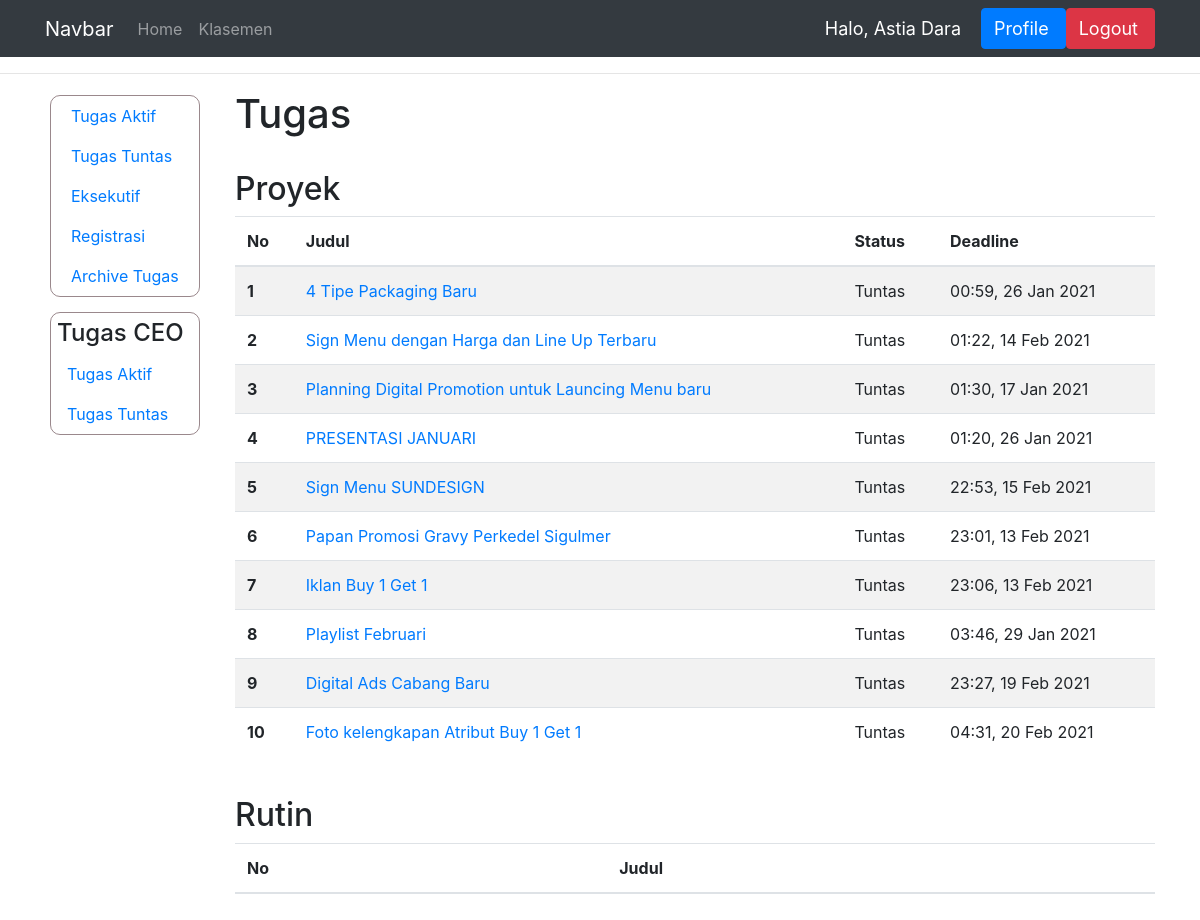
The page /tugas_tuntas_manager/ (signed in) on the database as committed earlier.
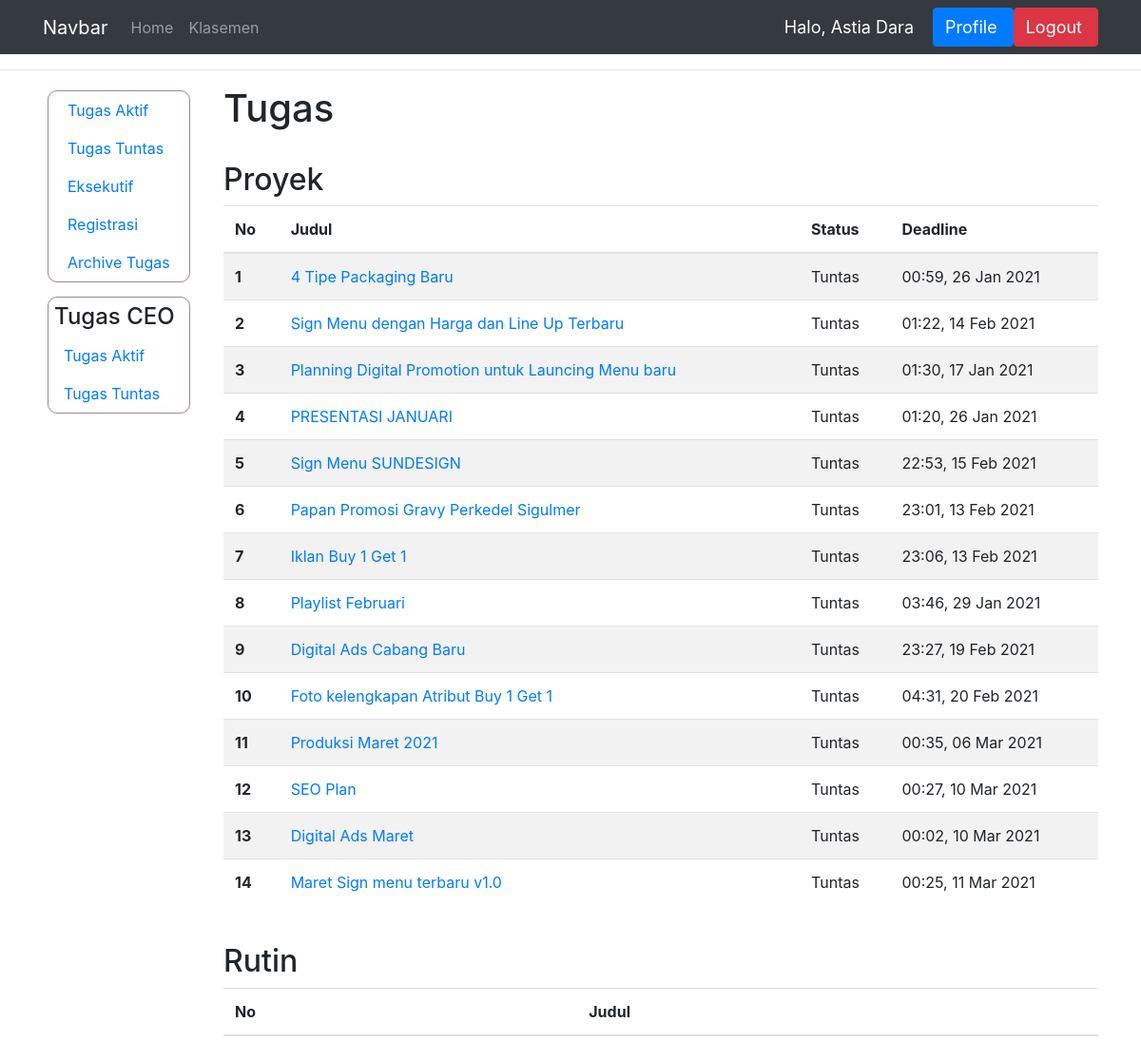
The same page on the database as committed later.
### dashboard/models.py (models this page shows, shortened)
class TugasProyek(models.Model):
    STATUS = (
        ('Tuntas', 'Tuntas'),
        ('Hold', 'Hold'),
        ('On Progress', 'On Progress'),
        ('Selesai', 'Selesai'),
        ('Deadline', 'Deadline'),
        ('Terlambat', 'Terlambat')
    )
    pemilik_tugas = models.ForeignKey(User, on_delete=models.CASCADE)
    judul = models.CharField(max_length=150)
    isi = models.CharField(max_length=1000)
    deadline = models.DateTimeField('Deadline')
    status = models.CharField(max_length=15, choices=STATUS)
    bukti = models.CharField(max_length=100, null=True)
    penilaian = models.IntegerField(null=True)
    bagian = models.CharField(max_length = 100, null=True)
    komentar = models.CharField(max_length=1000)
    selesai_pada = models.DateTimeField('Selesai pada', null=True)
    link_bukti = models.CharField(max_length=1000, null=True)
    archive = models.BooleanField(null=True, default=False)
    ketuntasan = models.BooleanField(null=True, default=False)

### dashboard/views.py (the view)
# urls.py: path('tugas_tuntas_manager/', views.tugas_tuntas_manager, name='tugas_tuntas_manager'),
@login_required(login_url='login')
def tugas_tuntas_manager(request):
    ngecekdeadline()
    nama = request.user.first_name
    objek_user = User.objects.get(pk=request.user.id)
    t = TugasProyek.objects.filter(pemilik_tugas=objek_user, status="Tuntas")
    context = {'nama' : nama, 'tugas_proyek' : t}
    if not request.user.groups.filter(name='Eksekutif').exists() or request.user.last_name == 'Human Resource':
        context['data_kar'] = True
    return render(request, 'manager/tugas_tuntas_manager.html', context)

### dashboard/views.py (called while the page is built)
def ngecekdeadline():
    tugas = TugasProyek.objects.all()
    for a in tugas:
        deadline = a.deadline
        saat_ini = timezone.now()
        apakah_deadline = (deadline - saat_ini)
        if (apakah_deadline.days < 0) and (a.status == 'On Progress'):
            a.status = "Deadline"
            a.save()
    tugas_rutin = IsiTugasRutin.objects.all()
    for a in tugas_rutin:
        deadline = a.deadline
        saat_ini = timezone.now()
        apakah_deadline = (deadline - saat_ini)
        if (apakah_deadline.days < 0) and (a.status == 'On Progress'):
            a.status = "Deadline"
            a.save()

### templates/manager/tugas_tuntas_manager.html (shortened to what this page needs)
{% extends 'main.html' %}
{% block content %}
<hr>
<div class="container">
    <div class="row">
        {% include 'manager/sidebar.html' %}
        <div class="col">
            <h1>Tugas</h1>
            <br>
            <h2 class="padding-proyek">Proyek</h2>
            <table class="table table-striped">
                <thead>
                  <tr>
                    <th scope="col">No</th>
                    <th scope="col">Judul</th>
                    <th scope="col">Status</th>
                    <th scope="col">Deadline</th>
                  </tr>
                </thead>
                <tbody>
                    {% for isi in tugas_proyek %}
                  <tr>
                    <th scope="row">{{forloop.counter}}</th>
                    <td><a href="{% url 'detail_tugas_proyek' isi.id %}">{{isi.judul}}</a></td>
                    <td>{{isi.status}}</td>
                    <td>{{isi.deadline|time:"H:i"}}, {{isi.deadline|date:"d M Y"}}</td>
                  </tr>
                    {% endfor %}
                </tbody>
              </table>
              <br>
              <h2 class="padding-proyek">Rutin</h2>
              <table class="table table-striped">
                <thead>
                  <tr>
                    <th scope="col">No</th>
                    <th scope="col">Judul</th>
                  </tr>
                </thead>
              </table>
              <br><br><br><br><br><br><br><br>
        </div>
    </div>
{% endblock %}

Rows that differ between the two databases and show on the page:
now on this page (row edited): TugasProyek: judul "Produksi Maret 2021", status "Tuntas", deadline "00:35", deadline "06 Mar 2021"
now on this page (row edited): TugasProyek: judul "SEO Plan", status "Tuntas", deadline "00:27", deadline "10 Mar 2021"
now on this page (row edited): TugasProyek: judul "Digital Ads Maret", status "Tuntas", deadline "00:02", deadline "10 Mar 2021"
now on this page (row edited): TugasProyek: judul "Maret Sign menu terbaru v1.0", status "Tuntas", deadline "00:25", deadline "11 Mar 2021"
